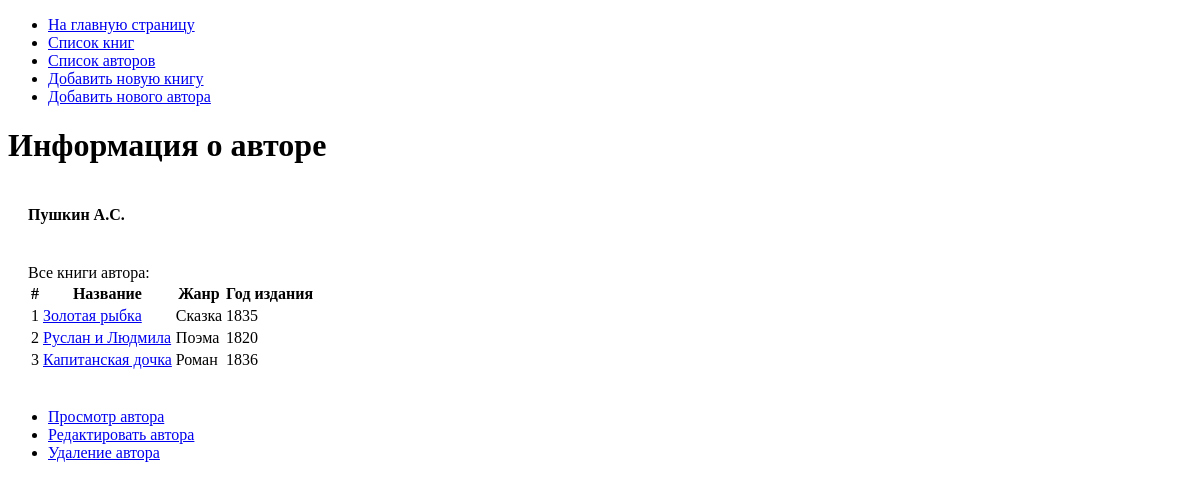
Before: /authors/show?id=1 with the older database file.
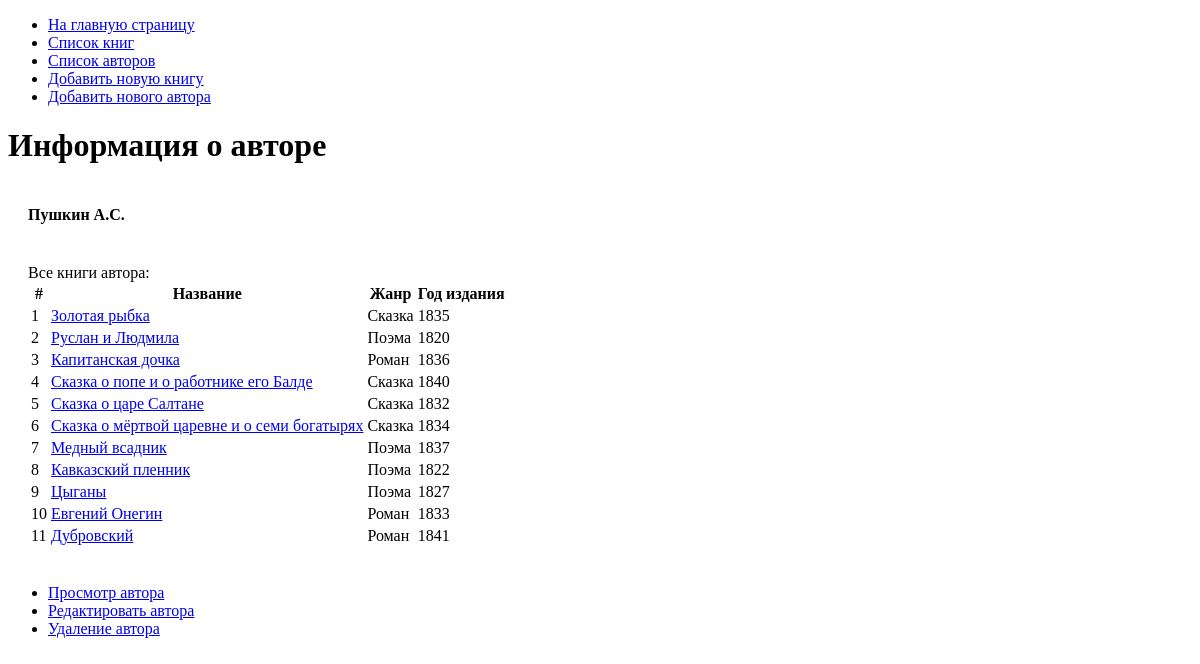
After: the same page with the newer database file.
### tables this page shows
CREATE TABLE `authors` (
  `id` bigint(20) unsigned NOT NULL AUTO_INCREMENT,
  `name` varchar(100) NOT NULL,
  PRIMARY KEY (`id`),
  UNIQUE KEY `name` (`name`)
);

CREATE TABLE `books` (
  `id` bigint(20) unsigned NOT NULL AUTO_INCREMENT,
  `title` varchar(250) NOT NULL,
  `genre_id` bigint(20) unsigned NOT NULL,
  `year` bigint(4) unsigned NOT NULL,
  PRIMARY KEY (`id`),
  UNIQUE KEY `title` (`title`),
  KEY `genre_id` (`genre_id`),
  CONSTRAINT `books_ibfk_1` FOREIGN KEY (`genre_id`) REFERENCES `genres` (`id`) ON DELETE CASCADE
);

CREATE TABLE `genres` (
  `id` bigint(20) unsigned NOT NULL AUTO_INCREMENT,
  `name` varchar(30) NOT NULL,
  PRIMARY KEY (`id`)
);

### app/core/View.php (called while the page is built, shortened)
<?php
class View
{
    public function render($contentView, $layotView, $dataArray = null)
    {
        $ini = parse_ini_file('./app/config.ini');
        extract($ini);
        include 'app/views/layouts/' . $layotView;
    }
}

### app/controllers/AuthorsController.php (called while the page is built, shortened)
<?php
class AuthorsController extends Controller
{
    public function __construct()
    {
        $this->modelAuthors = Author::getAuthorInstance();
        $this->modelBooks = Book::getBookInstance();
    }
    public function actionShow()
    {
        $author = $this->modelAuthors->getOne();
        $books = $this->modelBooks->getBooksByAuthor($author['id']);
        $this->view->render('authors/showView.php', 'layoutView.php', compact('author', 'books'));
    }
}

### app/core/Route.php (called while the page is built, shortened)
<?php
class  Route
{
    static function start()
    {
        $actionName = 'index';
        $routeParts = explode('/', $_SERVER['REQUEST_URI']);
        $a = count($routeParts) - 1;
        if (!empty($routeParts[$a])) {
            $actionName = strstr($routeParts[$a], '?', TRUE) ? strstr($routeParts[$a], '?', TRUE) : $routeParts[$a];
        }
        $actionName = 'action' . ucfirst($actionName);
        $objController = new $controllerName();
        $objController->$actionName();
    }
}

### index.php (called while the page is built, shortened)
<?php
Route::start();

### app/models/Author.php (called while the page is built, shortened)
<?php
class Author extends Model
{
    private static $authorInstances = [];
    public static function getAuthorInstance(): Author
    {
        $cls = static::class;
        if (!isset(self::$authorInstances[$cls])) {
            self::$authorInstances[$cls] = new static;
        }
        return self::$authorInstances[$cls];
    }
    public function getIdFromUrl()
    {
        $id = isset($_GET['id']) ? (int) $_GET['id'] : 0;
        $sqlIsAuth = "SELECT id FROM `authors` WHERE `id` = :id";
        $pdoStat = $this->pdo->prepare($sqlIsAuth);
        $pdoStat->execute(compact('id'));
        return $id;
    }
    public function getOne()
    {
        $id = $this->getIdFromUrl();
        $sql = "SELECT `id`, `name` FROM `authors`
        WHERE `authors`.`id` = :id";
        $pdoStat = $this->pdo->prepare($sql);
        $pdoStat->execute(compact('id'));
        $errorInfo = $pdoStat->errorInfo();
        if ($errorInfo[1]) {
            $_SESSION['error'] = 'ошибка: код ' . ' ' . $errorInfo[1] . ' - ' . $errorInfo[2];
        } else {
            $author = $pdoStat->fetch(\PDO::FETCH_ASSOC);
        }
        return $author;
    }
}

### app/core/Model.php (called while the page is built, shortened)
<?php
abstract class Model
{
    protected function __construct()
    {
        $this->pdo = static::DBConnect();
    }
    static function DBConnect()
    {
        $ini = parse_ini_file('./app/config.ini');
        extract($ini);
        try {
            $pdo = new \PDO("mysql:host=$db_host;dbname=$db_name;charset=UTF8", $db_user, $db_password);
        } catch (\PDOException $e) {
            $_SESSION['error'] = 'Ошибка подключения к базе данных:' . $e->getMessage();
            header("Location: /main/index", true, 303);
            die;
        }
        return $pdo;
    }
}

### app/models/Book.php (called while the page is built, shortened)
<?php
class Book extends Model
{
    private static $bookInstances = [];
    public static function getBookInstance(): Book
    {
        $cls = static::class;
        if (!isset(self::$bookInstances[$cls])) {
            self::$bookInstances[$cls] = new static;
        }
        return self::$bookInstances[$cls];
    }
    public function getBooksByAuthor($authorId)
    {
        $sql = "SELECT books.id, books.title, genres.name as genre, books.year FROM book_author
        JOIN books ON (books.id = book_author.book_id)
        JOIN authors ON (authors.id = book_author.author_id)
        JOIN genres ON (books.genre_id = genres.id)
        WHERE authors.id = :authorId";
        $pdoStat = $this->pdo->prepare($sql);
        $pdoStat->execute(compact('authorId'));
        $books = $pdoStat->fetchAll(\PDO::FETCH_ASSOC);
        return $books;
    }
}

### app/views/authors/showView.php (the view)
<h1>Информация о авторе </h1>
<div style="padding: 20px;">
    <span> <b><?= htmlspecialchars($author['name']) ?> </b></span>
</div>
<div style="padding: 20px;">
    <span> Все книги автора: </span>
    <table>
        <thead>
            <tr>
                <th>
                    <span>#</span>
                </th>
                <th>
                    <span>Название</span>
                </th>
                <th>
                    <span>Жанр</span>
                </th>
                <th>
                    <span>Год издания</span>
                </th>
            </tr>
        </thead>
        <tbody>
            <?php foreach ($books as $key => $book) : ?>
                <tr>
                    <td><?= $key + 1  ?></td>
                    <td>
                        <a href="<?= $app_root . "books/show?id={$book['id']}" ?>"><?= htmlspecialchars($book['title']) ?></a>
                    </td>
                    <td>
                        <span><?= $book['genre'] ?></span>
                    </td>
                    <td>
                        <span><?= $book['year'] ?></span>
                    </td>
                </tr>
            <?php endforeach; ?>
        </tbody>
    </table>
</div>
<?php require 'app/views/layouts/authorNav.php' ?>

### app/views/layouts/layoutView.php (shortened to what this page needs)
<!DOCTYPE html>
<html lang="en">
<head>
</head>
<body>
    <div>
        <ul>
            <li><a href="<?= $app_root . $_main_ ?>">На главную страницу</a></li>
            <li><a href="<?= $app_root ?>books/index">Список книг</a></li>
            <li><a href="<?= $app_root ?>authors/index">Список авторов</a></li>
            <li><a href="<?= $app_root ?>books/create">Добавить новую книгу</a></li>
            <li><a href="<?= $app_root ?>authors/create">Добавить нового автора</a></li>
        </ul>
    </div>
    <?php include 'app/views/' . $contentView; ?>
</body>
</html>

### app/views/layouts/authorNav.php
<div>
    <ul>
        <li><a href="<?= $app_root . "authors/show?id={$author['id']}" ?>">Просмотр автора</a></li>
        <li><a href="<?= $app_root . "authors/edit?id={$author['id']}" ?>">Редактировать автора</a></li>
        <li><a href="<?= $app_root . "authors/delete?id={$author['id']}" ?>">Удаление автора</a></li>
    </ul>
</div>

Changed rows visible on the page:
now on this page (row edited): books: title "Сказка о попе и о работнике его Балде", genre.name "Сказка", year "1840"
added books: title "Сказка о царе Салтане", genre.name "Сказка", year "1832"
added books: title "Сказка о мёртвой царевне и о семи богатырях", genre.name "Сказка", year "1834"
added books: title "Медный всадник", genre.name "Поэма", year "1837"
added books: title "Кавказский пленник", genre.name "Поэма", year "1822"
added books: title "Цыганы", genre.name "Поэма", year "1827"
added books: title "Евгений Онегин", genre.name "Роман", year "1833"
added books: title "Дубровский", genre.name "Роман", year "1841"
